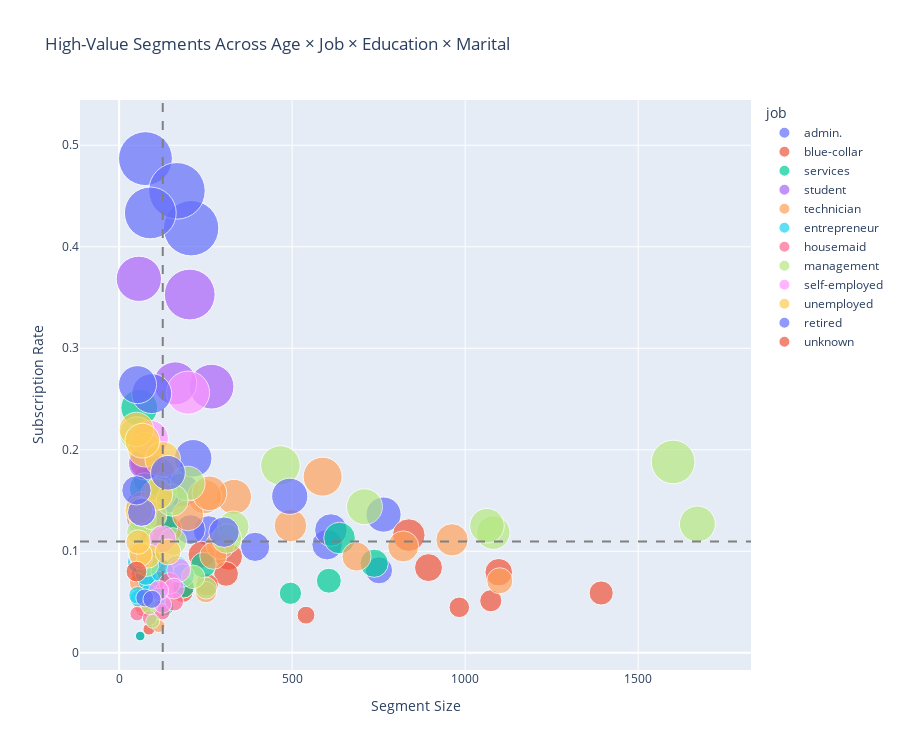

Here is the notebook cell this chart was saved with:
### Code cell
import pandas as pd
import numpy as np
import plotly.express as px

# --- Prepare data ---

# Age groups
bins = [18, 25, 35, 45, 55, 65, 100]
labels = ['18–25', '26–35', '36–45', '46–55', '56–65', '65+']
df['age_group'] = pd.cut(df['age'], bins=bins, labels=labels, right=False)

# Binary target
df['y_binary'] = df['y'].apply(lambda x: 1 if x=='yes' else 0)

# Group by all 4 demographic factors
segment = df.groupby(['age_group', 'job', 'education', 'marital']).agg(
    likelihood=('y_binary', 'mean'),
    volume=('y_binary', 'sum'),
    sample_size=('y_binary', 'count')
).reset_index()

# Remove tiny segments (unstable)
segment = segment[segment['sample_size'] >= 50]

# Priority score = likelihood × log(sample size)
segment['priority_score'] = segment['likelihood'] * np.log(segment['sample_size'] + 1)

# --- Compute quadrant thresholds ---
likelihood_threshold = segment['likelihood'].median()
sample_threshold = segment['sample_size'].median()

# --- Interactive scatter plot ---
fig = px.scatter(
    segment,
    x='sample_size',
    y='likelihood',
    size='priority_score',
    color='job',
    hover_data=['age_group', 'education', 'marital', 'sample_size', 'likelihood'],
    title="High-Value Segments Across Age × Job × Education × Marital",
    labels={'sample_size': 'Segment Size', 'likelihood': 'Subscription Rate'},
    size_max=40
)

# Add quadrant lines
fig.add_hline(y=likelihood_threshold, line_dash="dash", line_color="gray")
fig.add_vline(x=sample_threshold, line_dash="dash", line_color="gray")

fig.update_layout(height=750)
fig.show()

### Figure 1 — Plotly figure (JSON) as saved in the notebook; plotly's stock layout.template omitted (floating-point values rounded to 4 significant figures)
{"data": [{"customdata": [["18–25", "secondary", "single"], ["26–35", "secondary", "divorced"], ["26–35", "secondary", "married"], ["26–35", "secondary", "single"], ["26–35", "tertiary", "married"], ["26–35", "tertiary", "single"], ["36–45", "secondary", "divorced"], ["36–45", "secondary", "married"], ["36–45", "secondary", "single"], ["36–45", "tertiary", "married"], ["36–45", "tertiary", "single"], ["46–55", "primary", "married"], ["46–55", "secondary", "divorced"], ["46–55", "secondary", "married"], ["46–55", "secondary", "single"], ["56–65", "secondary", "divorced"], ["56–65", "secondary", "married"]], "hovertemplate": "job=admin.<br>Segment Size=%{x}<br>Subscription Rate=%{y}<br>priority_score=%{marker.size}<br>age_group=%{customdata[0]}<br>education=%{customdata[1]}<br>marital=%{customdata[2]}<extra></extra>", "legendgroup": "admin.", "marker": {"color": "#636efa", "size": [0.5413, 0.5955, 0.6816, 0.9039, 0.8324, 0.8338, 0.6677, 0.5379, 0.6235, 0.7651, 0.6227, 0.06851, 0.6472, 0.7761, 0.7305, 0.6014, 1.029], "sizemode": "area", "sizeref": 0.001457, "symbol": "circle"}, "mode": "markers", "name": "admin.", "orientation": "v", "showlegend": true, "type": "scatter", "x": [61, 121, 601, 764, 114, 181, 258, 751, 393, 88, 68, 60, 206, 612, 126, 62, 214], "xaxis": "x", "y": [0.1311, 0.124, 0.1065, 0.1361, 0.1754, 0.1602, 0.1202, 0.08123, 0.1043, 0.1705, 0.1471, 0.01667, 0.1214, 0.1209, 0.1508, 0.1452, 0.1916], "yaxis": "y"}, {"customdata": [["18–25", "secondary", "single"], ["26–35", "primary", "married"], ["26–35", "primary", "single"], ["26–35", "secondary", "divorced"], ["26–35", "secondary", "married"], ["26–35", "secondary", "single"], ["36–45", "primary", "divorced"], ["36–45", "primary", "married"], ["36–45", "primary", "single"], ["36–45", "secondary", "divorced"], ["36–45", "secondary", "married"], ["36–45", "secondary", "single"], ["36–45", "unknown", "married"], ["46–55", "primary", "divorced"], ["46–55", "primary", "married"], ["46–55", "primary", "single"], ["46–55", "secondary", "divorced"], ["46–55", "secondary", "married"], ["46–55", "secondary", "single"], ["46–55", "unknown", "married"], ["56–65", "primary", "married"], ["56–65", "secondary", "married"]], "hovertemplate": "job=blue-collar<br>Segment Size=%{x}<br>Subscription Rate=%{y}<br>priority_score=%{marker.size}<br>age_group=%{customdata[0]}<br>education=%{customdata[1]}<br>marital=%{customdata[2]}<extra></extra>", "legendgroup": "blue-collar", "marker": {"color": "#EF553B", "size": [0.824, 0.2331, 0.5292, 0.2773, 0.5552, 0.7801, 0.5495, 0.3575, 0.3121, 0.3375, 0.4262, 0.5453, 0.3919, 0.6009, 0.3085, 0.3223, 0.1039, 0.5702, 0.1847, 0.3307, 0.4456, 0.3709], "sizemode": "area", "sizeref": 0.001457, "symbol": "circle"}, "mode": "markers", "name": "blue-collar", "orientation": "v", "showlegend": true, "type": "scatter", "x": [80, 540, 238, 79, 1097, 837, 101, 1074, 184, 186, 1393, 317, 123, 140, 983, 65, 86, 894, 69, 115, 309, 254], "xaxis": "x", "y": [0.1875, 0.03704, 0.09664, 0.06329, 0.07931, 0.1159, 0.1188, 0.05121, 0.05978, 0.06452, 0.05887, 0.09464, 0.0813, 0.1214, 0.04476, 0.07692, 0.02326, 0.08389, 0.04348, 0.06957, 0.07767, 0.06693], "yaxis": "y"}, {"customdata": [["18–25", "secondary", "single"], ["26–35", "secondary", "divorced"], ["26–35", "secondary", "married"], ["26–35", "secondary", "single"], ["26–35", "tertiary", "single"], ["36–45", "primary", "married"], ["36–45", "secondary", "divorced"], ["36–45", "secondary", "married"], ["36–45", "secondary", "single"], ["46–55", "primary", "married"], ["46–55", "secondary", "divorced"], ["46–55", "secondary", "married"], ["46–55", "secondary", "single"], ["56–65", "secondary", "married"]], "hovertemplate": "job=services<br>Segment Size=%{x}<br>Subscription Rate=%{y}<br>priority_score=%{marker.size}<br>age_group=%{customdata[0]}<br>education=%{customdata[1]}<br>marital=%{customdata[2]}<extra></extra>", "legendgroup": "services", "marker": {"color": "#00cc96", "size": [0.9842, 0.4397, 0.4547, 0.73, 0.7001, 0.3883, 0.3375, 0.5824, 0.4751, 0.4081, 0.6075, 0.3636, 0.06766, 0.221], "sizemode": "area", "sizeref": 0.001457, "symbol": "circle"}, "mode": "markers", "name": "services", "orientation": "v", "showlegend": true, "type": "scatter", "x": [58, 93, 606, 637, 74, 79, 186, 737, 243, 88, 128, 495, 61, 133], "xaxis": "x", "y": [0.2414, 0.09677, 0.07096, 0.113, 0.1622, 0.08861, 0.06452, 0.0882, 0.08642, 0.09091, 0.125, 0.05859, 0.01639, 0.04511], "yaxis": "y"}, {"customdata": [["18–25", "secondary", "single"], ["18–25", "unknown", "single"], ["26–35", "secondary", "single"], ["26–35", "tertiary", "single"], ["26–35", "unknown", "single"]], "hovertemplate": "job=student<br>Segment Size=%{x}<br>Subscription Rate=%{y}<br>priority_score=%{marker.size}<br>age_group=%{customdata[0]}<br>education=%{customdata[1]}<br>marital=%{customdata[2]}<extra></extra>", "legendgroup": "student", "marker": {"color": "#ab63fa", "size": [1.879, 1.496, 1.466, 1.352, 0.8084], "sizemode": "area", "sizeref": 0.001457, "symbol": "circle"}, "mode": "markers", "name": "student", "orientation": "v", "showlegend": true, "type": "scatter", "x": [204, 57, 267, 162, 75], "xaxis": "x", "y": [0.3529, 0.3684, 0.2622, 0.2654, 0.1867], "yaxis": "y"}, {"customdata": [["18–25", "secondary", "single"], ["26–35", "secondary", "divorced"], ["26–35", "secondary", "married"], ["26–35", "secondary", "single"], ["26–35", "tertiary", "married"], ["26–35", "tertiary", "single"], ["36–45", "secondary", "divorced"], ["36–45", "secondary", "married"], ["36–45", "secondary", "single"], ["36–45", "tertiary", "divorced"], ["36–45", "tertiary", "married"], ["36–45", "tertiary", "single"], ["46–55", "secondary", "divorced"], ["46–55", "secondary", "married"], ["46–55", "secondary", "single"], ["46–55", "tertiary", "divorced"], ["46–55", "tertiary", "married"], ["46–55", "unknown", "married"], ["56–65", "secondary", "divorced"], ["56–65", "secondary", "married"], ["56–65", "tertiary", "married"]], "hovertemplate": "job=technician<br>Segment Size=%{x}<br>Subscription Rate=%{y}<br>priority_score=%{marker.size}<br>age_group=%{customdata[0]}<br>education=%{customdata[1]}<br>marital=%{customdata[2]}<extra></extra>", "legendgroup": "technician", "marker": {"color": "#FFA15A", "size": [0.5481, 0.1249, 0.619, 0.7641, 0.603, 1.106, 0.5362, 0.4966, 0.7774, 0.4111, 0.8922, 0.8482, 0.3304, 0.7031, 0.5199, 0.2812, 0.7189, 0.1957, 0.6023, 0.8747, 0.6157], "sizemode": "area", "sizeref": 0.001457, "symbol": "circle"}, "mode": "markers", "name": "technician", "orientation": "v", "showlegend": true, "type": "scatter", "x": [60, 114, 686, 962, 292, 588, 272, 1100, 495, 60, 332, 247, 251, 821, 97, 58, 199, 64, 71, 261, 69], "xaxis": "x", "y": [0.1333, 0.02632, 0.09475, 0.1112, 0.1062, 0.1735, 0.09559, 0.07091, 0.1253, 0.1, 0.1536, 0.1538, 0.05976, 0.1048, 0.1134, 0.06897, 0.1357, 0.04688, 0.1408, 0.1571, 0.1449], "yaxis": "y"}, {"customdata": [["26–35", "secondary", "married"], ["26–35", "tertiary", "married"], ["26–35", "tertiary", "single"], ["36–45", "primary", "married"], ["36–45", "secondary", "married"], ["36–45", "tertiary", "married"], ["46–55", "primary", "married"], ["46–55", "secondary", "married"], ["46–55", "tertiary", "married"], ["56–65", "tertiary", "married"]], "hovertemplate": "job=entrepreneur<br>Segment Size=%{x}<br>Subscription Rate=%{y}<br>priority_score=%{marker.size}<br>age_group=%{customdata[0]}<br>education=%{customdata[1]}<br>marital=%{customdata[2]}<extra></extra>", "legendgroup": "entrepreneur", "marker": {"color": "#19d3f3", "size": [0.3173, 0.2596, 0.3361, 0.2166, 0.4275, 0.3972, 0.361, 0.2569, 0.3869, 0.2258], "sizemode": "area", "sizeref": 0.001457, "symbol": "circle"}, "mode": "markers", "name": "entrepreneur", "orientation": "v", "showlegend": true, "type": "scatter", "x": [84, 86, 78, 56, 168, 184, 56, 110, 125, 53], "xaxis": "x", "y": [0.07143, 0.05814, 0.07692, 0.05357, 0.08333, 0.07609, 0.08929, 0.05455, 0.08, 0.0566], "yaxis": "y"}, {"customdata": [["26–35", "primary", "married"], ["36–45", "primary", "married"], ["36–45", "secondary", "married"], ["46–55", "primary", "married"], ["46–55", "secondary", "married"], ["56–65", "primary", "married"]], "hovertemplate": "job=housemaid<br>Segment Size=%{x}<br>Subscription Rate=%{y}<br>priority_score=%{marker.size}<br>age_group=%{customdata[0]}<br>education=%{customdata[1]}<br>marital=%{customdata[2]}<extra></extra>", "legendgroup": "housemaid", "marker": {"color": "#FF6692", "size": [0.1527, 0.1947, 0.153, 0.2554, 0.6246, 0.3418], "sizemode": "area", "sizeref": 0.001457, "symbol": "circle"}, "mode": "markers", "name": "housemaid", "orientation": "v", "showlegend": true, "type": "scatter", "x": [52, 124, 88, 159, 95, 146], "xaxis": "x", "y": [0.03846, 0.04032, 0.03409, 0.05031, 0.1368, 0.06849], "yaxis": "y"}, {"customdata": [["26–35", "secondary", "married"], ["26–35", "secondary", "single"], ["26–35", "tertiary", "divorced"], ["26–35", "tertiary", "married"], ["26–35", "tertiary", "single"], ["36–45", "primary", "married"], ["36–45", "secondary", "married"], ["36–45", "secondary", "single"], ["36–45", "tertiary", "divorced"], ["36–45", "tertiary", "married"], ["36–45", "tertiary", "single"], ["36–45", "unknown", "married"], ["46–55", "primary", "married"], ["46–55", "secondary", "divorced"], ["46–55", "secondary", "married"], ["46–55", "tertiary", "divorced"], ["46–55", "tertiary", "married"], ["46–55", "tertiary", "single"], ["46–55", "unknown", "married"], ["56–65", "primary", "married"], ["56–65", "secondary", "married"], ["56–65", "tertiary", "divorced"], ["56–65", "tertiary", "married"]], "hovertemplate": "job=management<br>Segment Size=%{x}<br>Subscription Rate=%{y}<br>priority_score=%{marker.size}<br>age_group=%{customdata[0]}<br>education=%{customdata[1]}<br>marital=%{customdata[2]}<extra></extra>", "legendgroup": "management", "marker": {"color": "#B6E880", "size": [0.5301, 0.5539, 0.7593, 0.8273, 1.387, 0.5604, 0.3525, 0.1418, 0.7209, 0.9416, 0.9445, 0.8522, 0.2059, 0.4059, 0.4015, 0.6463, 0.872, 0.8822, 0.4858, 0.3808, 0.6195, 0.7572, 1.134], "sizemode": "area", "sizeref": 0.001457, "symbol": "circle"}, "mode": "markers", "name": "management", "orientation": "v", "showlegend": true, "type": "scatter", "x": [117, 155, 120, 1081, 1601, 68, 251, 97, 330, 1671, 709, 51, 87, 61, 214, 311, 1063, 198, 59, 81, 96, 153, 466], "xaxis": "x", "y": [0.1111, 0.1097, 0.1583, 0.1184, 0.188, 0.1324, 0.06375, 0.03093, 0.1242, 0.1269, 0.1439, 0.2157, 0.04598, 0.09836, 0.07477, 0.1125, 0.1251, 0.1667, 0.1186, 0.08642, 0.1354, 0.1503, 0.1845], "yaxis": "y"}, {"customdata": [["26–35", "secondary", "married"], ["26–35", "secondary", "single"], ["26–35", "tertiary", "married"], ["26–35", "tertiary", "single"], ["36–45", "secondary", "married"], ["36–45", "tertiary", "married"], ["36–45", "tertiary", "single"], ["46–55", "secondary", "married"], ["46–55", "tertiary", "married"]], "hovertemplate": "job=self-employed<br>Segment Size=%{x}<br>Subscription Rate=%{y}<br>priority_score=%{marker.size}<br>age_group=%{customdata[0]}<br>education=%{customdata[1]}<br>marital=%{customdata[2]}<extra></extra>", "legendgroup": "self-employed", "marker": {"color": "#FF97FF", "size": [0.5801, 0.3913, 0.5417, 1.358, 0.4195, 0.3208, 0.9523, 0.2307, 0.2914], "sizemode": "area", "sizeref": 0.001457, "symbol": "circle"}, "mode": "markers", "name": "self-employed", "orientation": "v", "showlegend": true, "type": "scatter", "x": [65, 64, 125, 199, 172, 158, 90, 126, 114], "xaxis": "x", "y": [0.1385, 0.09375, 0.112, 0.2563, 0.0814, 0.06329, 0.2111, 0.04762, 0.0614], "yaxis": "y"}, {"customdata": [["26–35", "secondary", "married"], ["26–35", "secondary", "single"], ["26–35", "tertiary", "single"], ["36–45", "primary", "married"], ["36–45", "secondary", "married"], ["36–45", "secondary", "single"], ["36–45", "tertiary", "married"], ["46–55", "primary", "married"], ["46–55", "secondary", "married"], ["56–65", "secondary", "married"]], "hovertemplate": "job=unemployed<br>Segment Size=%{x}<br>Subscription Rate=%{y}<br>priority_score=%{marker.size}<br>age_group=%{customdata[0]}<br>education=%{customdata[1]}<br>marital=%{customdata[2]}<extra></extra>", "legendgroup": "unemployed", "marker": {"color": "#FECB52", "size": [0.4231, 0.7331, 0.8661, 0.4009, 0.4921, 0.5699, 0.865, 0.4391, 0.9227, 0.8817], "sizemode": "area", "sizeref": 0.001457, "symbol": "circle"}, "mode": "markers", "name": "unemployed", "orientation": "v", "showlegend": true, "type": "scatter", "x": [84, 109, 75, 62, 141, 57, 50, 55, 126, 67], "xaxis": "x", "y": [0.09524, 0.156, 0.2, 0.09677, 0.09929, 0.1404, 0.22, 0.1091, 0.1905, 0.209], "yaxis": "y"}, {"customdata": [["46–55", "primary", "married"], ["46–55", "secondary", "married"], ["56–65", "primary", "divorced"], ["56–65", "primary", "married"], ["56–65", "secondary", "divorced"], ["56–65", "secondary", "married"], ["56–65", "tertiary", "divorced"], ["56–65", "tertiary", "married"], ["56–65", "unknown", "married"], ["65+", "primary", "divorced"], ["65+", "primary", "married"], ["65+", "secondary", "married"], ["65+", "tertiary", "married"]], "hovertemplate": "job=retired<br>Segment Size=%{x}<br>Subscription Rate=%{y}<br>priority_score=%{marker.size}<br>age_group=%{customdata[0]}<br>education=%{customdata[1]}<br>marital=%{customdata[2]}<extra></extra>", "legendgroup": "retired", "marker": {"color": "#636efa", "size": [0.2334, 0.2402, 0.5801, 0.6793, 1.163, 0.9562, 1.054, 0.8787, 0.6291, 2.115, 2.235, 2.332, 1.955], "sizemode": "area", "sizeref": 0.001457, "symbol": "circle"}, "mode": "markers", "name": "retired", "orientation": "v", "showlegend": true, "type": "scatter", "x": [74, 95, 65, 303, 94, 493, 53, 141, 50, 76, 208, 167, 90], "xaxis": "x", "y": [0.05405, 0.05263, 0.1385, 0.1188, 0.2553, 0.1542, 0.2642, 0.1773, 0.16, 0.4868, 0.4183, 0.4551, 0.4333], "yaxis": "y"}, {"customdata": [["46–55", "unknown", "married"]], "hovertemplate": "job=unknown<br>Segment Size=%{x}<br>Subscription Rate=%{y}<br>priority_score=%{marker.size}<br>age_group=%{customdata[0]}<br>education=%{customdata[1]}<br>marital=%{customdata[2]}<extra></extra>", "legendgroup": "unknown", "marker": {"color": "#EF553B", "size": [0.3145], "sizemode": "area", "sizeref": 0.001457, "symbol": "circle"}, "mode": "markers", "name": "unknown", "orientation": "v", "showlegend": true, "type": "scatter", "x": [50], "xaxis": "x", "y": [0.08], "yaxis": "y"}], "layout": {"height": 750, "legend": {"itemsizing": "constant", "title": {"text": "job"}, "tracegroupgap": 0}, "shapes": [{"line": {"color": "gray", "dash": "dash"}, "type": "line", "x0": 0, "x1": 1, "xref": "x domain", "y0": 0.1097, "y1": 0.1097, "yref": "y"}, {"line": {"color": "gray", "dash": "dash"}, "type": "line", "x0": 126, "x1": 126, "xref": "x", "y0": 0, "y1": 1, "yref": "y domain"}], "title": {"text": "High-Value Segments Across Age × Job × Education × Marital"}, "xaxis": {"anchor": "y", "domain": [0, 1], "title": {"text": "Segment Size"}}, "yaxis": {"anchor": "x", "domain": [0, 1], "title": {"text": "Subscription Rate"}}}}
